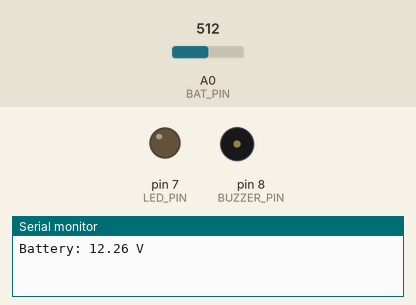
Recording of a sketch running on a simulated Arduino Uno, built with avr-gcc and run on an emulated ATmega328P. Shown: output pins drawn as LEDs (lit = HIGH), buzzer (waves = sounding, pin HIGH), the last lines printed to the serial monitor. The inputs (shaded band) are chosen by the test bench; at power-on: A0 (BAT_PIN) = 512.

Above: at 1.2 s.
1.3 s: A0 (BAT_PIN) set to 502
3.3 s: A0 (BAT_PIN) set to 474
At 4.25 s:
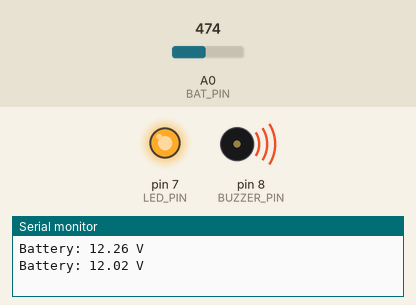
At 4.9 s:
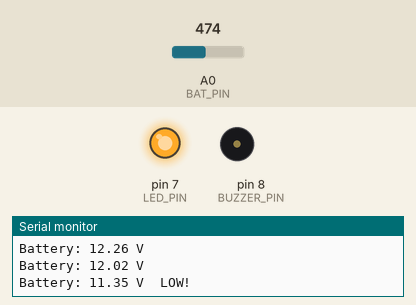
5.8 s: A0 (BAT_PIN) set to 511
At 7.8 s:
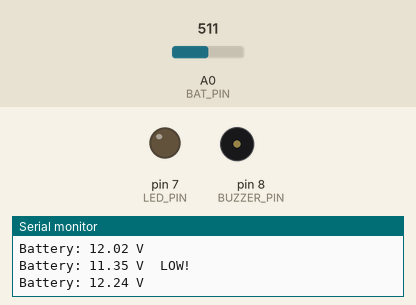
Timing chart, 0 to 9.3 s (numbered marks = the images above; inputs shaded):
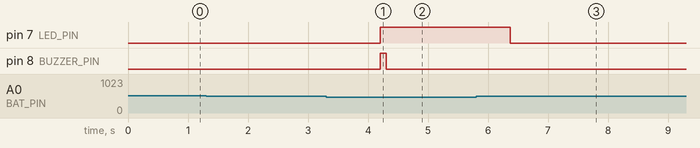

The sketch:

battery_sketch.ino
```cpp
// Battery voltage monitor with low-battery alarm - compiles, not yet tested on hardware
const int BAT_PIN    = A0;
const int BUZZER_PIN = 8;
const int LED_PIN    = 7;

const float R1   = 39000.0;  // measured value of top resistor (ohms)
const float R2   = 10000.0;  // measured value of bottom resistor (ohms)
const float VREF = 5.00;     // measured voltage on the 5V pin
const float CAL  = 1.000;    // fine trim after comparing with a multimeter

// Example thresholds for a 12 V lead-acid battery. Change for your battery.
const float LOW_V    = 11.8;  // warning on below this
const float RESET_V  = 12.1;  // warning off above this (hysteresis)

bool lowWarning = false;

float readBattery() {
  long total = 0;
  for (int i = 0; i < 32; i++) {      // average 32 readings to reduce noise
    total += analogRead(BAT_PIN);
    delay(2);
  }
  float raw  = total / 32.0;
  float vPin = raw * VREF / 1023.0;
  return vPin * (R1 + R2) / R2 * CAL;
}

void setup() {
  Serial.begin(9600);
  pinMode(BUZZER_PIN, OUTPUT);
  pinMode(LED_PIN, OUTPUT);
}

void loop() {
  float vBat = readBattery();

  if (!lowWarning && vBat < LOW_V)   lowWarning = true;
  if (lowWarning && vBat > RESET_V)  lowWarning = false;

  digitalWrite(LED_PIN, lowWarning);
  if (lowWarning) {                   // short beep every loop when low
    digitalWrite(BUZZER_PIN, HIGH);
    delay(100);
    digitalWrite(BUZZER_PIN, LOW);
  }

  Serial.print("Battery: ");
  Serial.print(vBat, 2);
  Serial.println(lowWarning ? " V  LOW!" : " V");
  delay(2000);
}
```

Measured:
- the behaviour switches between 493 and 492 on A0 (BAT_PIN) (found by bisection; images 0 and 1)
- after the input at 3.3 s, pin 7 (LED_PIN): LOW → HIGH after 0.90 s; pin 8 (BUZZER_PIN): LOW → HIGH after 0.90 s, → LOW 0.10 s later
- after the input at 5.8 s, pin 7 (LED_PIN): HIGH → LOW after 0.57 s; pin 8 (BUZZER_PIN): stops changing and stays LOW
